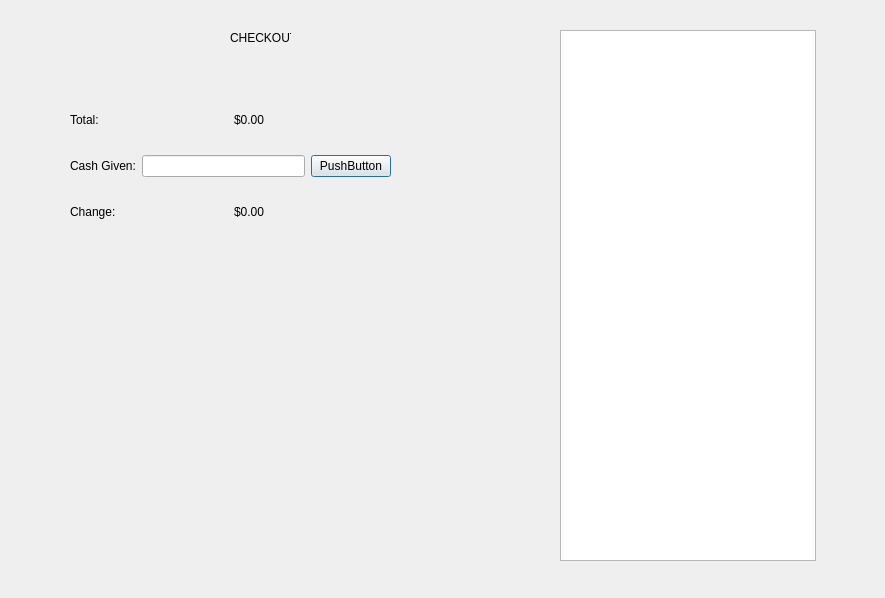
<?xml version="1.0" encoding="UTF-8"?>
<ui version="4.0">
 <class>Checkout</class>
 <widget class="QDialog" name="Checkout">
  <property name="geometry">
   <rect>
    <x>0</x>
    <y>0</y>
    <width>885</width>
    <height>598</height>
   </rect>
  </property>
  <property name="windowTitle">
   <string>Dialog</string>
  </property>
  <widget class="QLabel" name="label_2">
   <property name="geometry">
    <rect>
     <x>230</x>
     <y>30</y>
     <width>61</width>
     <height>16</height>
    </rect>
   </property>
   <property name="text">
    <string>CHECKOUT</string>
   </property>
  </widget>
  <widget class="QListWidget" name="listWidget">
   <property name="geometry">
    <rect>
     <x>560</x>
     <y>30</y>
     <width>256</width>
     <height>531</height>
    </rect>
   </property>
  </widget>
  <widget class="QWidget" name="">
   <property name="geometry">
    <rect>
     <x>70</x>
     <y>90</y>
     <width>321</width>
     <height>151</height>
    </rect>
   </property>
   <layout class="QVBoxLayout" name="verticalLayout">
    <item>
     <layout class="QHBoxLayout" name="horizontalLayout_2">
      <item>
       <widget class="QLabel" name="label_3">
        <property name="text">
         <string>Total:</string>
        </property>
       </widget>
      </item>
      <item>
       <widget class="QLabel" name="lblTotal">
        <property name="text">
         <string>$0.00</string>
        </property>
       </widget>
      </item>
     </layout>
    </item>
    <item>
     <layout class="QHBoxLayout" name="horizontalLayout">
      <item>
       <widget class="QLabel" name="label">
        <property name="text">
         <string>Cash Given:</string>
        </property>
       </widget>
      </item>
      <item>
       <widget class="QLineEdit" name="lineEdit"/>
      </item>
      <item>
       <widget class="QPushButton" name="pushButton">
        <property name="text">
         <string>PushButton</string>
        </property>
       </widget>
      </item>
     </layout>
    </item>
    <item>
     <layout class="QHBoxLayout" name="horizontalLayout_3">
      <item>
       <widget class="QLabel" name="label_4">
        <property name="text">
         <string>Change:</string>
        </property>
       </widget>
      </item>
      <item>
       <widget class="QLabel" name="lblChange">
        <property name="text">
         <string>$0.00</string>
        </property>
       </widget>
      </item>
     </layout>
    </item>
   </layout>
  </widget>
 </widget>
 <resources/>
 <connections/>
</ui>
